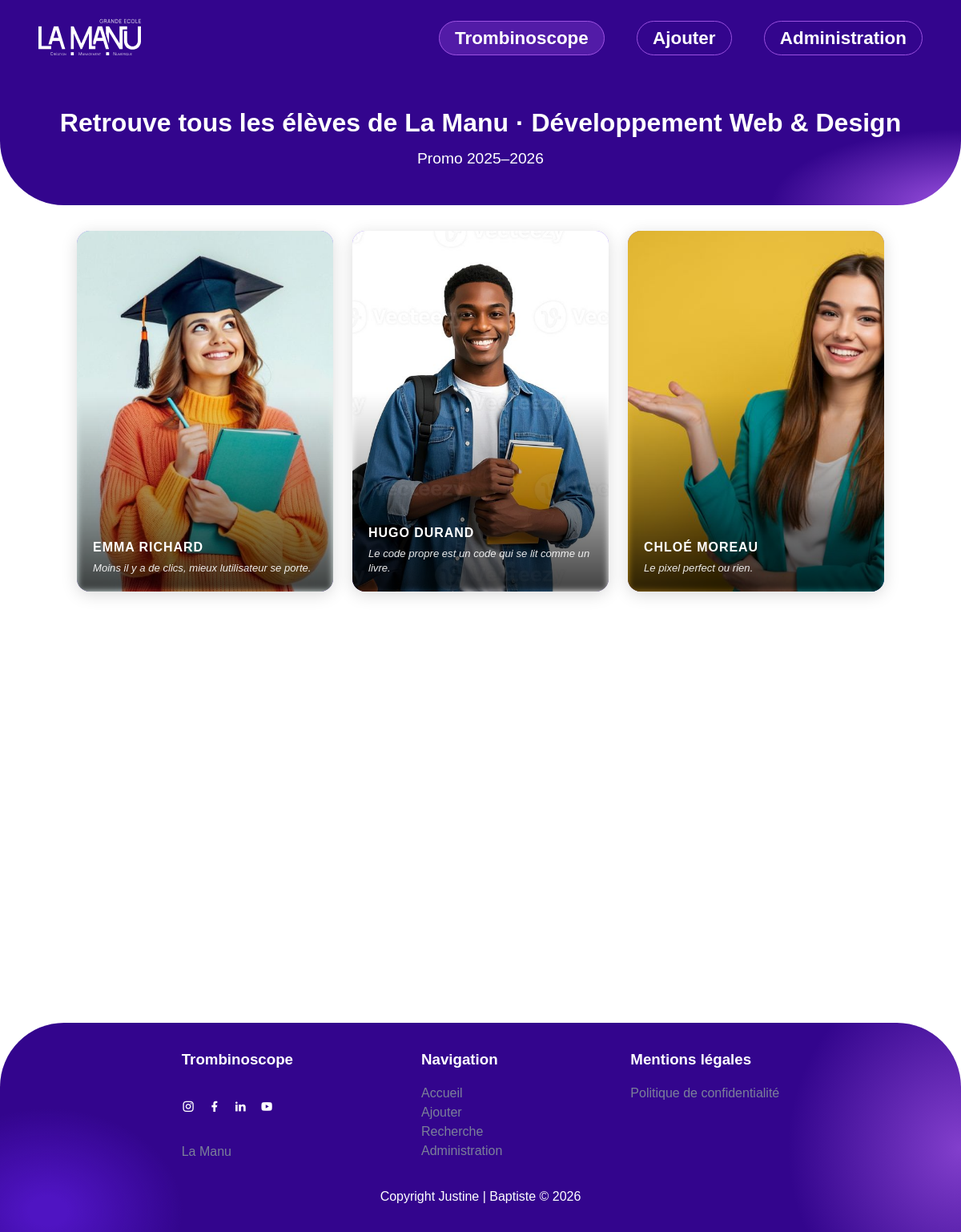
The page / on the database its author committed.
### tables this page shows
CREATE TABLE `student` (
  `student_id` int NOT NULL,
  `first_name` varchar(255) DEFAULT NULL,
  `last_name` varchar(255) DEFAULT NULL,
  `email` varchar(255) NOT NULL,
  `slogan` varchar(255) DEFAULT NULL,
  `photo_path` varchar(255) NOT NULL,
  `is_delegate` tinyint(1) DEFAULT NULL,
  `is_alternance` tinyint(1) DEFAULT NULL,
  `status` varchar(50) DEFAULT 'en_attente',
  `submitted_at` datetime DEFAULT CURRENT_TIMESTAMP,
  `class_id` int NOT NULL,
  `admin_id` int DEFAULT NULL
);

### source/functions/getStudent.php (called while the page is built, shortened)
<?php
function getStudentB1($db)
{
    $sql = "SELECT * FROM `student` WHERE `status`='valide' AND `class_id` = 1;";
    $stmt = $db->prepare($sql);
    $stmt->execute();
    return $stmt;
}

### source/pages/home.php (the view, shortened to what this page needs)
<?php
include_once __DIR__ . '/../partials/header.php';
include_once __DIR__ . '/../functions/getStudent.php';
$db = db();
$students = getStudentB1($db);
?>
<div class="upper-band" id="home">
    <h1>Retrouve tous les élèves de La Manu · Développement Web & Design</h1>
    <p>Promo 2025–2026</p>
</div>
<section class="card-conteneur">
    <?php foreach ($students as $student) : ?>
        <div class="card">
            <img
                src="../source/<?= htmlspecialchars($student['photo_path']) ?>"
                alt="Photo de <?= htmlspecialchars($student['first_name']) ?>">
            <div class="card-info-normal">
                <h3><?= htmlspecialchars($student['first_name']) ?> <?= htmlspecialchars($student['last_name']) ?></h3>
                <p class="card-citation"><?= htmlspecialchars($student['slogan']) ?></p>
            </div>
        </div>
    <?php endforeach ?>
</section>
<?php include_once __DIR__ . '/../partials/footer.php'; ?>

### source/partials/header.php (shortened to what this page needs)
<!DOCTYPE html>
<html lang="fr">
<head>
  <link rel="stylesheet" href="<?= BASE_URL ?>assets/css/style.css">
  <link href="https://cdn.jsdelivr.net/npm/remixicon@4.6.0/fonts/remixicon.css" rel="stylesheet">
</head>
<body>
  <header>
    <nav class="navbar">
      <a href="/"><img src="/assets/images/Logo_blanc_La_Manu.png" class="img-logo" alt="logo" /></a>
      <div class="nav-links">
        <ul>
          <li><a href="<?= BASE_URL ?>source/pages/search.php" class="btn-cta">Trombinoscope</a></li>
          <li><a href="<?= BASE_URL ?>source/pages/add_student.php" class="btn">Ajouter</a></li>
          <li>
            <a href="<?= BASE_URL ?>source/pages/<?= isset($_SESSION['logged']) ? 'admin.php' : 'connexion.php' ?>" class="btn">
              Administration
            </a>
          </li>
        </ul>
      </div>
    </nav>
  </header>
  <main>

### index.php (shortened to what this page needs)
<?php
$page = $_GET['page'] ?? 'home';
include_once './source/partials/header.php';
if ($page == 'home') {
  include_once "./source/pages/home.php";
}
include_once './source/partials/footer.php';
?>

### source/partials/footer.php (shortened to what this page needs)
</main>
<footer>
  <div>
    <div class="footer-link">
      <div class="link">
        <h3>Trombinoscope</h3>
        <div class="icons">
          <a href="https://www.instagram.com/lamanu.amiens/" target="_blank"><i class="ri-instagram-line"></i></a>
          <a href="https://www.facebook.com/LaManuFormation" target="_blank"><i class="ri-facebook-fill"></i></a>
          <a href="https://www.linkedin.com/school/la-manu-ecole-superieure-des-metiers-du-numerique/" target="_blank"><i class="ri-linkedin-fill"></i></a>
          <a href="https://www.youtube.com/@LaManuFormation" target="_blank"><i class="ri-youtube-fill"></i></a>
        </div>
        <a href="https://lamanu.fr/" target="_blank">La Manu</a>
      </div>
      <div class="link">
        <h3>Navigation</h3>
        <nav id="nav">
          <ul>
            <li><a href="/">Accueil</a></li>
            <li><a href="<?= BASE_URL ?>source/pages/add_student.php">Ajouter</a></li>
            <li><a href="<?= BASE_URL ?>source/pages/search.php">Recherche</a></li>
            <li> <a href="<?= BASE_URL ?>source/pages/<?= isset($_SESSION['logged']) ? 'admin.php' : 'connexion.php' ?>">
              Administration
            </a></li>
          </ul>
        </nav>
      </div>
      <div class="link">
        <h3>Mentions légales</h3>
        <a href="/source/pages/pdc.php">Politique de confidentialité</a>
      </div>
    </div>
    <p>Copyright Justine | Baptiste © 2026</p>
  </div>
</footer>
</body>
</html>

### rows shown on the page
student: photo_path (picture), first_name "EMMA", last_name "RICHARD", slogan "Moins il y a de clics, mieux lutilisateur se porte."
student: photo_path (picture), first_name "HUGO", last_name "DURAND", slogan "Le code propre est un code qui se lit comme un livre."
student: photo_path (picture), first_name "CHLOÉ", last_name "MOREAU", slogan "Le pixel perfect ou rien."
